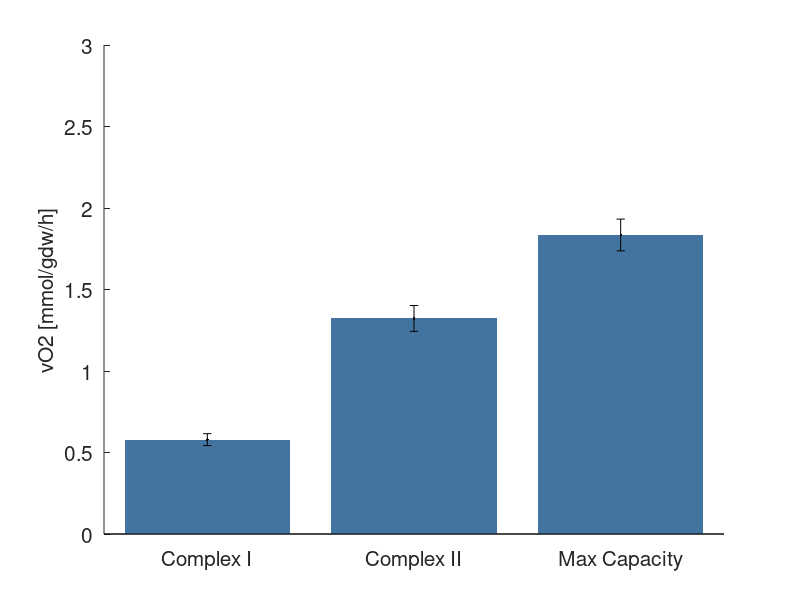

Recreate this plot in MATLAB.
close all
hold all

factor = 1/(1-0.792) * 60*60 * 10^-12 * 10^3 * 10^3; %per hour per gdw 

data = factor*[
    33.45	2.11
    76.41	4.58
    105.99	5.63
    ];

exMap = [67 116 160
         80 137 188
         91 155 213
         151 185 224
         190 209 234]/255;

hold all     
bar(data(:,1), 'FaceColor', exMap(1,:), 'EdgeColor', 'none')
errorbar(1:3,data(:,1), data(:,2),'k.')
set(gca, 'XTick', [1 2 3])
set(gca, 'XTickLabel', {'Complex I', 'Complex II', 'Max Capacity'})
ylabel('vO2 [mmol/gdw/h]')
ylim([0, 3])
xtickangle(45)
set(findall(gcf,'-property','FontSize'),'FontSize',15)